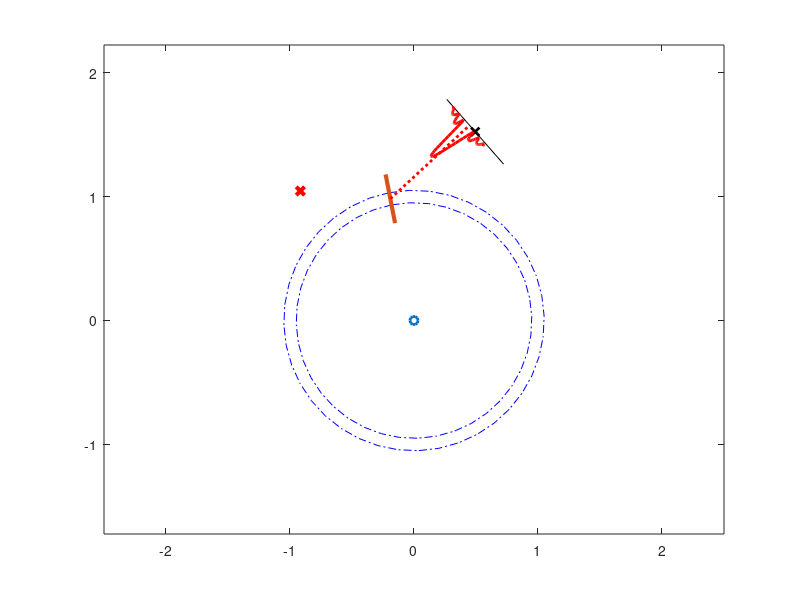

MATLAB code to generate this figure:
% Sagnac effect demostration
% See also  demo_scull_motion, demo_cone_motion.
% Copyright(c) 2009-2015, by Gongmin Yan, All rights reserved.
% Northwestern Polytechnical University, Xi An, P.R.China
% 01/10/2015
function demo_sagnac_effect(typ)
    if nargin<1, typ=-1; end
    hfig = figure;
    for k=0:11
        if ~ishandle(hfig),  break;  end
        hold off;
        drawOneStep(k, typ);  % 0 for static, 1 for CW, -1 for CCW
        pause(0.5);
    end

function drawOneStep(k, cw)
    angle = cw*k*pi/180;
    afa = (0:pi/20:2*pi)';
    cir1 = 0.95*[sin(afa), cos(afa)];  cir2 = 1.05*[sin(afa), cos(afa)];
    scr = [-0.7, 1.2]; mirror = [0 0.8; 0 1.2]; boad = [0.6 1.7; 0.95 1.1];
    C = [cos(angle), -sin(angle); sin(angle), cos(angle)];
    cir1 = cir1*C; cir2 = cir2*C; scr = scr*C; mirror = mirror*C; boad = boad*C;
    plot(cir1(:,1),cir1(:,2), 'b-.', cir2(:,1),cir2(:,2), 'b-.'); hold on, 
    plot(0,0,'o', 'linewidth',2);
    plot(scr(1), scr(2), 'rx', 'linewidth', 3);
    plot(mirror(:,1), mirror(:,2), 'linewidth',3);
    plot(boad(:,1), boad(:,2), 'k', mean(boad(:,1)), mean(boad(:,2)), 'xk', 'linewidth',2);
    xlim([-2.5,2.5]); axis equal;
    if k==0
        plot([scr(1), mean(mirror(:,1))], [scr(2), mean(mirror(:,2))], 'r:', 'linewidth',2)
        pause(1);
    elseif k==11
        angle = (-118+cw*k)*pi/180; C = [cos(angle), -sin(angle); sin(angle), cos(angle)];
        x = (-10:0.21:10)'; yy = [0.02*x, 0.4*abs(sin(x)./x)]*C;
        r1 = 0.5-0.1*cw; r2 = 0.5+0.1*cw;
        mx = r1*boad(1,1)+r2*boad(2,1); my = r1*boad(1,2)+r2*boad(2,2); 
        plot(yy(:,1)+mx,yy(:,2)+my, 'r', 'linewidth',2)
        plot([mean(mirror(:,1)), mx], [mean(mirror(:,2)), my], 'r:', 'linewidth',2)
    else
        afa = (((k-1)*36+5)*pi/180:pi/20:(k*36-5)*pi/180)';
        cir1 = [sin(afa), cos(afa)]; cir2 = [sin(2*pi-afa), cos(2*pi-afa)];
        plot(cir1(:,1),cir1(:,2), 'r:', cir2(:,1),cir2(:,2), 'm:', 'linewidth',3);
    end

